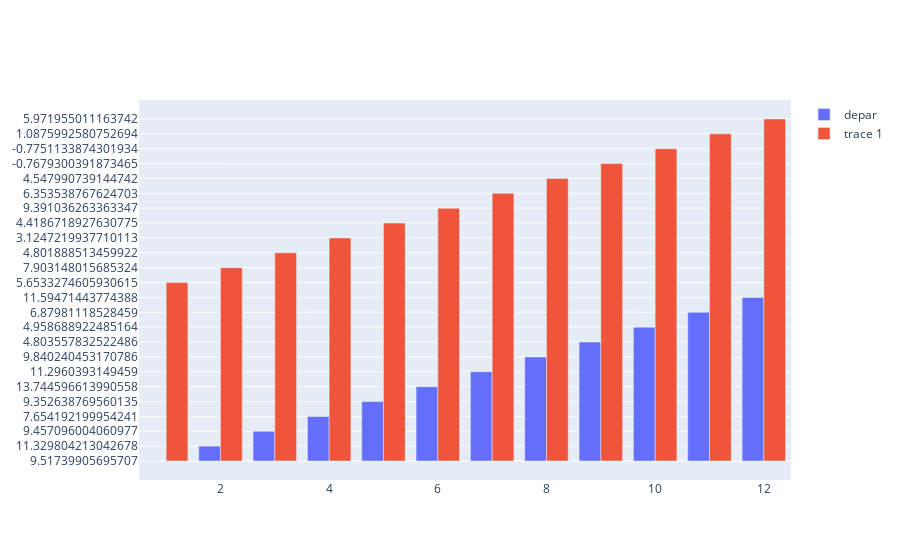

Source (notebook cell):
### Code cell
fig = go.Figure(data=[go.Bar(x=df.month, y=df.dep_delay, name='depar'), go.Bar(x=df.month, y=df.arr_delay)])
fig.show()
